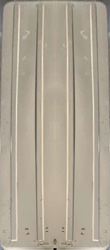
#> input picture golf_car.png, 110 x 250 px
$ python param_settings.py
#> lines starting #> are read from the running program, lines starting #| are printed output that depends on the picture
import cv2
import numpy as np
import matplotlib.pyplot as plt
import matplotlib.patches as patches

Golf_img_Path = 'golf_car.png'
img_car = cv2.imread(Golf_img_Path, cv2.IMREAD_UNCHANGED)
#> img_car is the input picture: shape (250, 110, 4); mean B, G, R, A 148.9, 165.1, 174.6, 255
camera_names = ["front", "back", "left", "right"]

# --------------------------------------------------------------------
# (shift_width, shift_height): how far away the birdview looks outside
# of the calibration pattern in horizontal and vertical directions
shift_w = 400
shift_h = 400

Cal_size_w = 120
Cal_size_h = 120

# Size of the car in pixels
Car_size_w = 110
Car_size_h = 250

# Size of the gap between the calibration pattern and the car
inn_shift_w = 45
inn_shift_h = 45

# Define destination points for perspective transformation
# จุดซ้ายบนของรถ (Top-left)
top_left_x = shift_w + Cal_size_w + inn_shift_w
top_left_y = shift_h + Cal_size_h + inn_shift_h

Car_dst_points = np.float32([
    [top_left_x, top_left_y],
    [top_left_x + Car_size_w, top_left_y],
    [top_left_x, top_left_y + Car_size_h],
    [top_left_x + Car_size_w, top_left_y + Car_size_h]
])
# --------------------------------------------------------------------

# Total width/height of the stitched image

total_w = (2 * (shift_w + Cal_size_w + inn_shift_w)) + Car_size_w
total_h = (2 * (shift_h + Cal_size_h + inn_shift_h)) + Car_size_h
print(f"Total Width: {total_w}, Total Height: {total_h}")
# Four corners of the rectangular region occupied by the car
xl = shift_w + Cal_size_w + inn_shift_w
xr = xl + Car_size_w
yt = shift_h + Cal_size_h + inn_shift_h
yb = yt + Car_size_h

# --------------------------------------------------------------------

project_shapes = {
    "front": (total_w, yt),
    "back":  (total_w, yt),
    "left":  (total_h, xl),
    "right": (total_h, xl)
}

# --------------------------------------------------------------------
# Correct outer boundary (shrink inward from total image size)
outer_xl = shift_w
outer_xr = total_w - shift_w
outer_yt = shift_h
outer_yb = total_h - shift_h

# Correct inner boundary (gap between calibration pattern and car)
inner_xl = xl - inn_shift_w
inner_xr = xr + inn_shift_w
inner_yt = yt - inn_shift_h
inner_yb = yb + inn_shift_h


# Chessboard configurations
chessboard_config = {
    "front": {
        "inner_dst_pts": np.array([
            [shift_w + 150, shift_h + 10],   # 450, 310
            [shift_w + 290, shift_h + 10],   # 590, 310
            [shift_w + 150, shift_h + 110],  # 450, 410
            [shift_w + 290, shift_h + 110],  # 590, 410
        ], dtype=np.float32),
        "rows": 5, "cols": 7,
        "chessboard_width": 140,
        "chessboard_height": 100
    },
    "left": {
        "inner_dst_pts": np.array([
            [shift_w + 10,  shift_h + 224],  # 310, 524
            [shift_w + 110, shift_h + 224],  # 410, 524
            [shift_w + 10,  shift_h + 364],  # 310, 664
            [shift_w + 110, shift_h + 364],  # 410, 664
        ], dtype=np.float32),
        "rows": 7, "cols": 5,
        "chessboard_width": 100,
        "chessboard_height": 140
    },
    "right": {
        "inner_dst_pts": np.array([
            [shift_w + 330, shift_h + 224],  # 630, 524
            [shift_w + 430, shift_h + 224],  # 730, 524
            [shift_w + 330, shift_h + 364],  # 630, 664
            [shift_w + 430, shift_h + 364],  # 730, 664
        ], dtype=np.float32),
        "rows": 7, "cols": 5,
        "chessboard_width": 100,
        "chessboard_height": 140
    },
    "rear": {
        "inner_dst_pts": np.array([
            [shift_w + 150, shift_h + 470],  # 450, 781
            [shift_w + 290, shift_h + 470],  # 590, 781
            [shift_w + 150, shift_h + 570],  # 450, 891
            [shift_w + 290, shift_h + 570],  # 590, 891
        ], dtype=np.float32),
        "rows": 5, "cols": 7,
        "chessboard_width": 140,
        "chessboard_height": 100
    }
}

def main():

    # --------------------------------------------------------------------
    # Create the figure
    fig, ax = plt.subplots(figsize=(8, 10))

    # Background (bird's-eye view area)
    ax.set_xlim(0, total_w)
    ax.set_ylim(total_h, 0)  # Inverted to match top-down view
    ax.set_xticks([])
    ax.set_yticks([])
    ax.set_title("2D Bird’s-Eye View with Chessboard Overlay")

    # Draw outer boundary (dotted black line)
    outer_rect = patches.Rectangle((outer_xl, outer_yt), outer_xr - outer_xl, outer_yb - outer_yt,
                                   linewidth=2, edgecolor='black', linestyle="dotted", facecolor='none', label="Outer Shift Area")
    ax.add_patch(outer_rect)

    # Draw inner boundary (dashed green line)
    inner_rect = patches.Rectangle((inner_xl, inner_yt), inner_xr - inner_xl, inner_yb - inner_yt,
                                   linewidth=2, edgecolor='green', linestyle="dashed", facecolor='none', label="Inner Shift Area")
    ax.add_patch(inner_rect)

    # Draw vehicle boundary (cyan)
    car_rect = patches.Rectangle((xl, yt), xr - xl, yb - yt, linewidth=2, edgecolor='blue', facecolor='cyan', alpha=0.5, label="Vehicle")
    ax.add_patch(car_rect)

    # Draw camera coverage areas
    front_area = patches.Rectangle((outer_xl, outer_yt), total_w - 2 * shift_w, yt - outer_yt, linewidth=1, edgecolor='red', facecolor='red', alpha=0.3, label="Front Camera View")
    back_area = patches.Rectangle((outer_xl, yb), total_w - 2 * shift_w, outer_yb - yb, linewidth=1, edgecolor='green', facecolor='green', alpha=0.3, label="Back Camera View")
    left_area = patches.Rectangle((outer_xl, outer_yt), xl - outer_xl, total_h - 2 * shift_h, linewidth=1, edgecolor='yellow', facecolor='yellow', alpha=0.3, label="Left Camera View")
    right_area = patches.Rectangle((xr, outer_yt), outer_xr - xr, total_h - 2 * shift_h, linewidth=1, edgecolor='purple', facecolor='purple', alpha=0.3, label="Right Camera View")

    ax.add_patch(front_area)
    ax.add_patch(back_area)
    ax.add_patch(left_area)
    ax.add_patch(right_area)

    # Draw Chessboards
    for key, params in chessboard_config.items():
        dst_pts = params["inner_dst_pts"]
        x_min, y_min = dst_pts[0]  # Top-left corner
        x_max, y_max = dst_pts[3]  # Bottom-right corner

        chessboard_rect = patches.Rectangle(
            (x_min, y_min),
            x_max - x_min,
            y_max - y_min,
            linewidth=2,
            edgecolor='black',
            facecolor='black',  # Chessboard in black
            alpha=0.6,
            label=f"{key.capitalize()} Chessboard"
        )
        ax.add_patch(chessboard_rect)

    # Plot coordinate points
    for label, (x, y) in {
        "Car TL": (xl, yt), "Car TR": (xr, yt),
        "Car BL": (xl, yb), "Car BR": (xr, yb),
        "Outer TL": (outer_xl, outer_yt), "Outer TR": (outer_xr, outer_yt),
        "Outer BL": (outer_xl, outer_yb), "Outer BR": (outer_xr, outer_yb),
        "Inner TL": (inner_xl, inner_yt), "Inner TR": (inner_xr, inner_yt),
        "Inner BL": (inner_xl, inner_yb), "Inner BR": (inner_xr, inner_yb)
    }.items():
        ax.scatter(x, y, color="black", marker="o", s=40)  # Plot points
        ax.text(x + 10, y - 10, f"{label}\n({x}, {y})", fontsize=8, color="black")  # Add labels near points

    # Add legend
    ax.legend(loc="upper right")

    # Add an arrow from (0, shift_h) to (shift_w, shift_h)
    ax.annotate("", xy=(shift_w, shift_h), xytext=(0, shift_h),
                arrowprops=dict(arrowstyle="->", color="blue", linewidth=2))

    # Label the arrow
    ax.text(shift_w / 2, shift_h - 10, "Shift Boundary", fontsize=10, color="blue", ha="center")

    # Show plot
    plt.show()
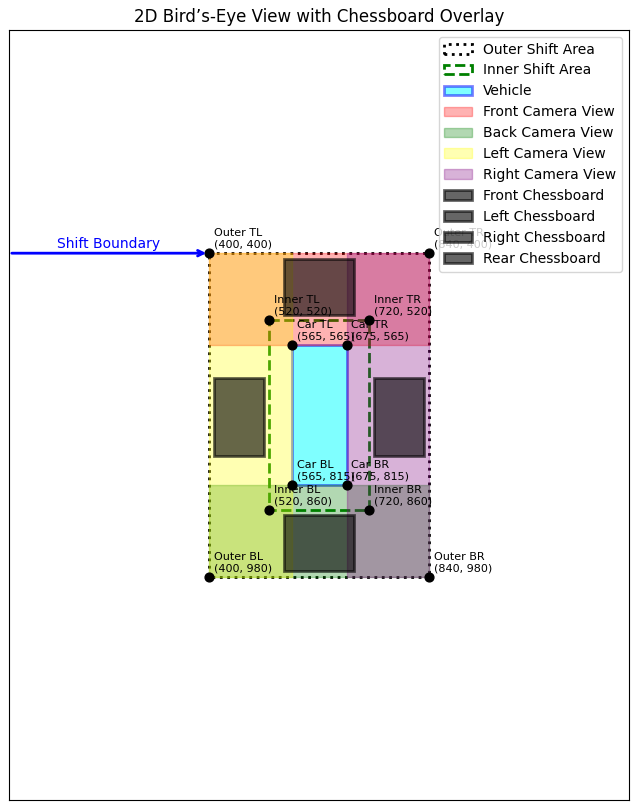
#> figure drawn by matplotlib, 1 panel

if __name__ == "__main__":
    main()
